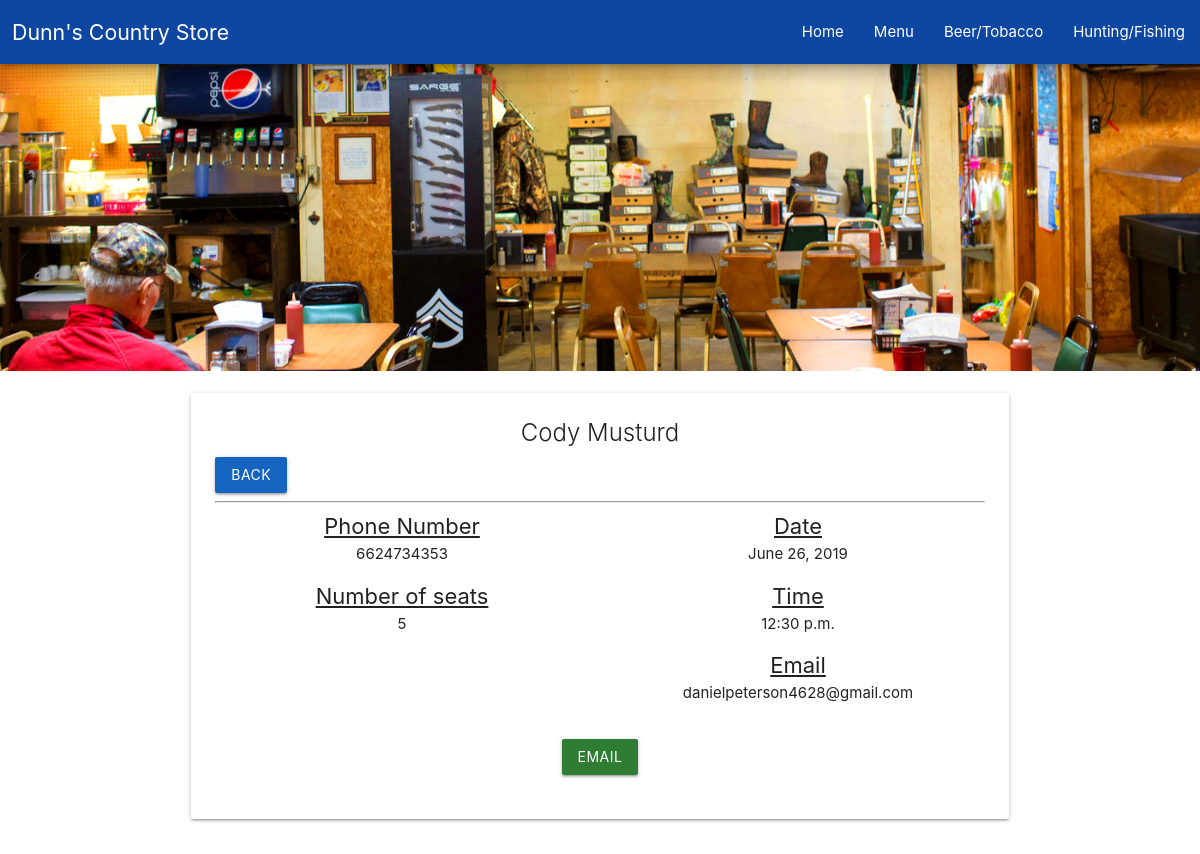
Page /reserved-table/1 on the earlier database version.
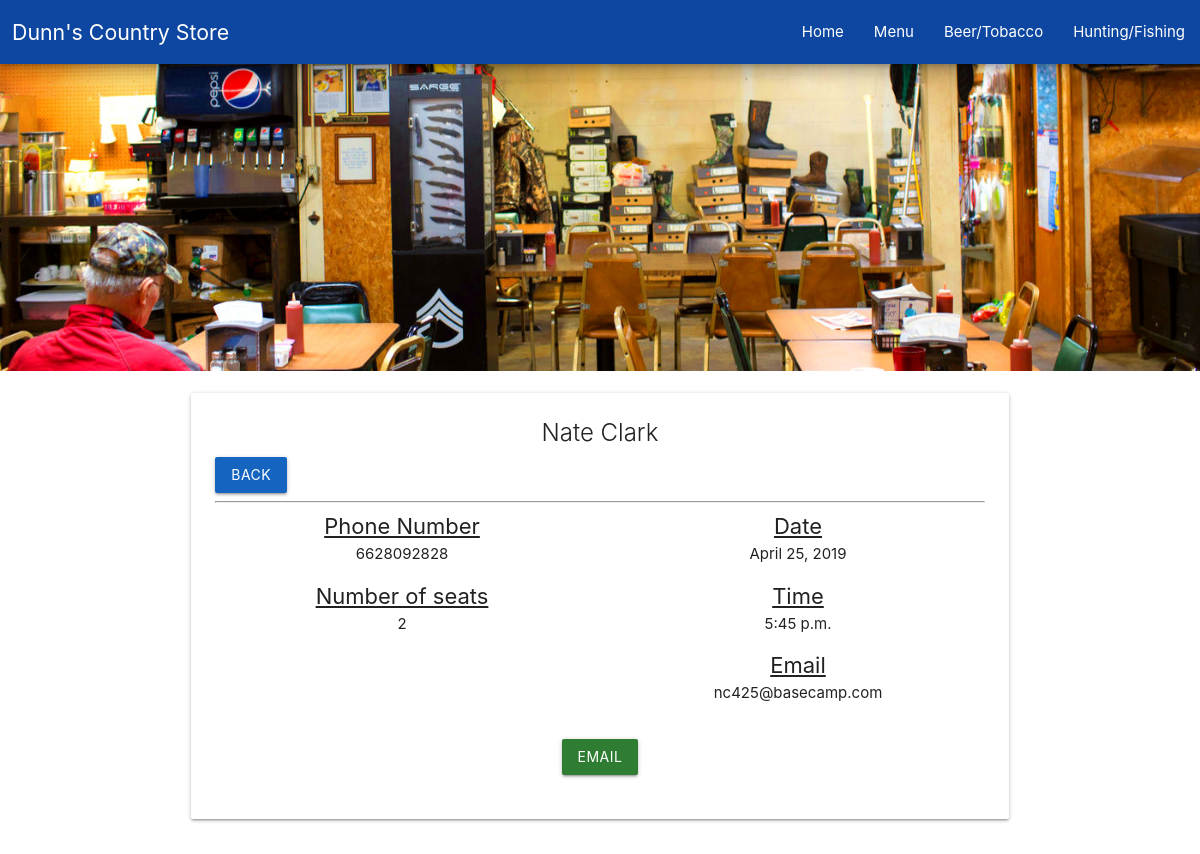
Same page on the later database version.
### app/models.py (models this page shows, shortened)
class TableReservation(models.Model):
    f_name = models.TextField()
    l_name = models.TextField()
    phone_regex = RegexValidator(
        regex=
        r'^\s*(?:\+?(\d{1,3}))?[-. (]*(\d{3})[-. )]*(\d{3})[-. ]*(\d{4})(?: *x(\d+))?\s*$'
    )
    p_number = models.CharField(validators=[phone_regex], max_length=10)
    num_of_people = models.IntegerField()
    date = models.DateField()
    time = models.TimeField()
    email = models.EmailField()

### app/views.py (the view)
class ReservedTable(View):
    def get(self, request, id):
        return render(
            request, "reserved-table.html",
            {"reserved_table": models.TableReservation.objects.get(id=id)})

### app/templates/reserved-table.html (shortened to what this page needs)
{% extends 'base.html' %} {% block body %}
<div class="navbar-fixed">
    <nav class="z-depth-3">
        <div class="nav-wrapper blue darken-4">
            <span class="space-header">Dunn's Country Store</span>
            <ul class="right hide-on-med-and-down">
                <li><a href="{% url 'admin-home' %}">Home</a></li>
                <li><a href="{% url 'menu' %}">Menu</a></li>
                <li><a href="{% url 'beer-tobacco' %}">Beer/Tobacco</a></li>
                <li><a href="{% url 'hunting-fishing' %}">Hunting/Fishing</a></li>
            </ul>
        </div>
    </nav>
</div>
<div class="col s12 m8 l12">
    <img id="headerImg" class="responsive-img" src="/static/images/tables.jpg" alt="Dunn's Country Store">
</div>
<div class="container">
    <div class="row">
        <div class="col l12 s12">
            <div class="card">
                <div class="card-content">
                    <span class="card-title center-align"> {{ reserved_table.f_name }}
                        {{ reserved_table.l_name }}</span>
                    <div class="left-align">
                        <form action="{% url 'reserved' %}">
                            <button class="btn blue darken-3 waves-effect">Back</button>
                        </form>
                    </div>
                    <hr>
                    <div class="row">
                        <div class="col l6 s12">
                            <u>
                                <p class="header center-align">Phone Number</p>
                            </u>
                            <div class="second">
                                <p class="center-align">{{ reserved_table.p_number }}</p>
                            </div>
                            <u>
                                <p class="header center-align">Number of seats</p>
                            </u>
                            <p class="center-align">{{ reserved_table.num_of_people }}</p>
                        </div>
                        <div class="col l6 s12">
                            <u>
                                <p class="header center-align">Date</p>
                            </u>
                            <div class="second">
                                <p class="center-align">{{ reserved_table.date }}</p>
                            </div>
                            <u>
                                <p class="header center-align">Time</p>
                            </u>
                            <div class="second">
                                <p class="center-align">{{ reserved_table.time }}</p>
                            </div>
                            <u>
                                <p class="header center-align">Email</p>
                            </u>
                            <div class="second">
                                <p class="center-align">{{ reserved_table.email }}</p>
                            </div>
                        </div>
                    </div>
                    <div class="row">
                        <div class="center-align">
                            <a href="mailto:{{ reserved_table.email }}" target="_blank"><button
                                    class="btn green darken-3">Email</button></a>
                        </div>
                    </div>
                </div>
            </div>
        </div>
        {% endblock body %}

Differences in the rows shown:
changed TableReservation: f_name "Cody" → "Nate"; l_name "Musturd" → "Clark"; p_number "6624734353" → "6628092828"; num_of_people "5" → "2"; date "June 26, 2019" → "April 25, 2019"; time "12:30 p.m." → "5:45 p.m."; email "danielpeterson4628@gmail.com" → "nc425@basecamp.com"
